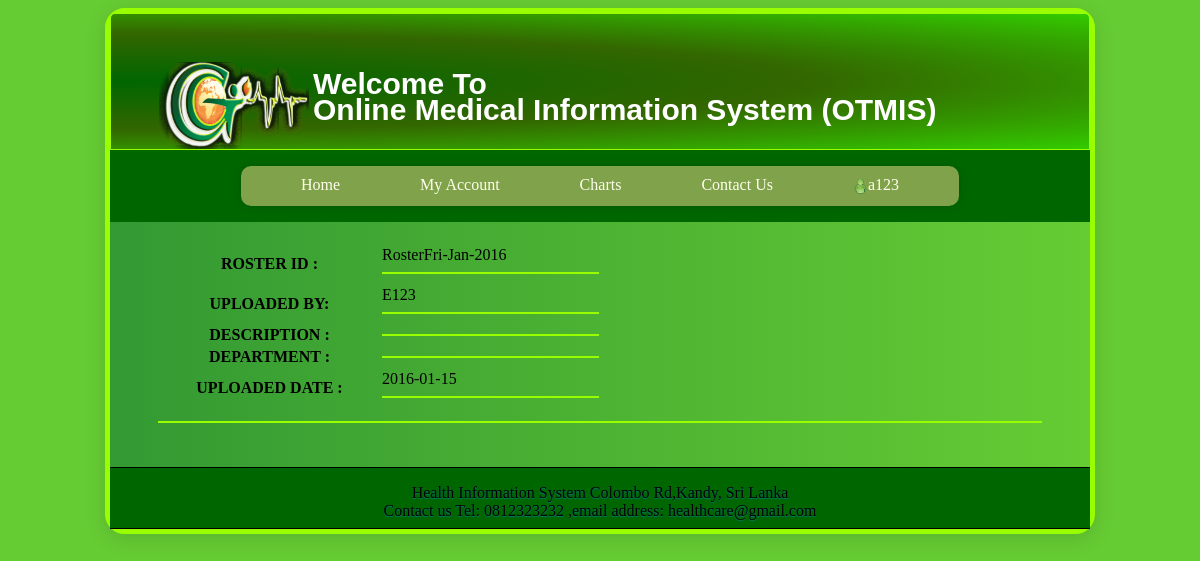
Page /viewRosterDetails.php?no=RosterFri-Jan-2016 (signed in) on the committed database.
### tables this page shows
CREATE TABLE IF NOT EXISTS `rosters` (
  `rosterId` varchar(20) NOT NULL,
  `empId` char(4) NOT NULL,
  `date` date NOT NULL,
  `description` varchar(50) NOT NULL,
  `department` varchar(50) NOT NULL,
  PRIMARY KEY (`rosterId`)
);

### viewRosterDetails.php (the view, shortened to what this page needs)
<?php
if(isset($_GET['no']))
	$id=$_GET['no'];
else
	echo 'sdsdadsadasdas';
?>
<html>
<head>
<link rel="stylesheet" type="text/css" href="css/sty.css" />
<link rel="stylesheet" type="text/css" href="css/menustyle.css" />
</head>
<body>
<div id="wrapper">
	<?php
		include 'header.php';
    	include 'menu.php';
		$user = "";
		if(isset($_SESSION['uid'])){
			$user = $_SESSION['uid'];
		}
  		$man = selectMenu($user);
		echo $man;
	?>
		<br class="clearfix" />
        <div id="page">
		  <table border="0" width="100%">
		  <tr>
		  <td width="70%">
            <?php
			$db = new DBAccess();
			$dbConnection = $db->initConnection();
			$sql = "SELECT * FROM rosters where rosterId = '$id' ";
   	$query=mysql_query($sql,$dbConnection) or die("SQL Error ".mysql_error());
			while($rows=mysql_fetch_assoc($query))
   {
      echo
				"<table width='100%'>
					<tr width='50%'><th width='25%'>ROSTER ID :</th><td width='25%'>"."{$rows['rosterId']}"."<hr style='border:solid 1px #99FF00;'><td></tr>
					<tr><th width='25%'>UPLOADED BY:</th><td width='25%'>". "{$rows['empId']}"." <hr style='border:solid 1px #99FF00;'><td></tr>
					<tr><th width='25%'>DESCRIPTION  :</th><td width='25%'>"."{$rows['description']}"."<hr style='border:solid 1px #99FF00;'><td></tr>
					<tr><th width='25%'>DEPARTMENT  :</th><td width='25%'>". "{$rows['department']}". "<hr style='border:solid 1px #99FF00;'><td></tr>
					<tr><th width='25%'>UPLOADED DATE  :</th><td width='25%'>". "{$rows['date']}". "<hr style='border:solid 1px #99FF00;'><td></tr>
					</table>";
   }
?>
</td>
</tr>
<tr>
         <td width="30%">
		 <hr style="border:solid 1px #99FF00;">
		  </td>
 </tr>
</table>
			<br/>
        </div>
		<?php
			include 'footer.php';
		?>
 </div>
 </body>
 </html>

### css/sty.css (style rules this page uses)
body { background-color: #66CC33; }
#wrapper { position: relative; width: 980px; height:auto; margin: 0 auto; background:#66CC33; border: solid 5px #99FF00; border-radius: 20px; box-shadow: 0px 5px 20px 2px rgba(0,0,0,0.1); background: -webkit-linear-gradient(left, #339933 , #66CC33 ); background: -o-linear-gradient(right, #339933 , #66CC33 ); background: -moz-linear-gradient(right, #339933 , #66CC33 ); background: linear-gradient(to right, #339933 , #66CC33 ); }
#page { position: relative; width: 890px; padding-right: 45px; padding-bottom: 15px; padding-left: 45px; background:#66CC33; background: -webkit-linear-gradient(left, #339933 , #66CC33 ); background: -o-linear-gradient(right, #339933 , #66CC33 ); background: -moz-linear-gradient(right, #339933 , #66CC33 ); background: linear-gradient(to right, #339933 , #66CC33 ); }

### rows in the picture
rosters: rosterId "RosterFri-Jan-2016", empId "E123", date "2016-01-15"

### other values in the picture
$user "a123"
